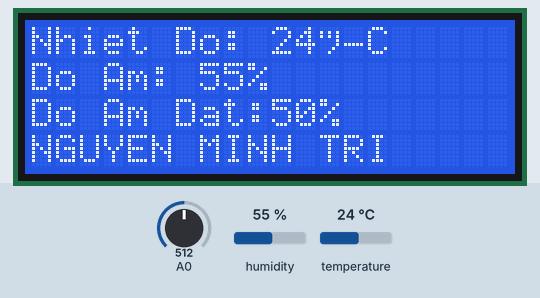
Bench run of a sketch on a simulated ESP8266 (NodeMCU). On the bench: 20×4 character LCD. The inputs (shaded band) are chosen by the test bench; at power-on: temperature 24 °C, A0 = 512, humidity 55 %. WiFi joins after 1.5 s; servers stay silent unless stated; what the sketch prints to the serial monitor is not drawn.

Above: at 4.2 s.
4.3 s: temperature set to 4 °C
At 6.8 s:
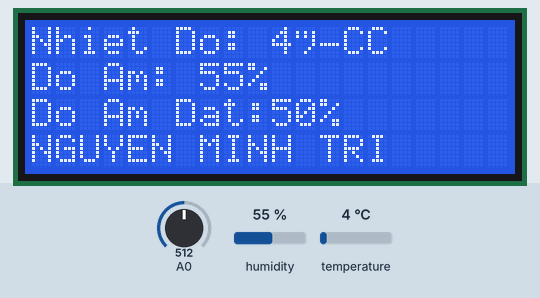
7.7 s: A0 set to 908
At 11.5 s:
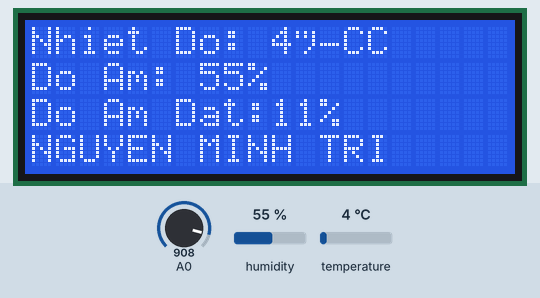
12.6 s: A0 set to 939
At 15.0 s:
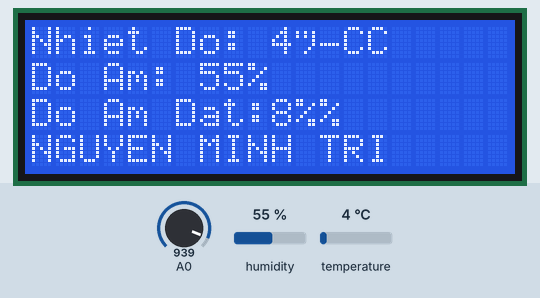
16.0 s: temperature set to 12 °C
At 19.5 s:
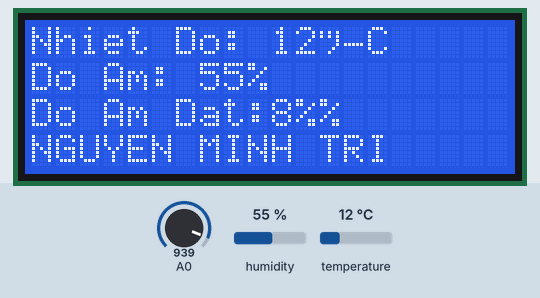
20.1 s: humidity set to 22 %
At 21.9 s:
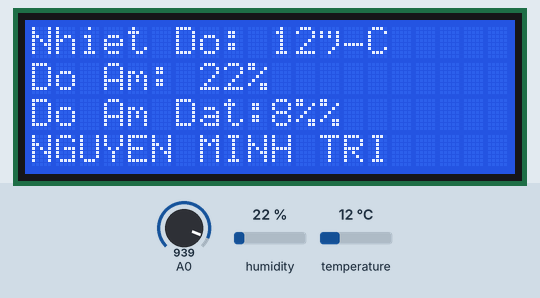
23.5 s: A0 set to 900
At 26.5 s:
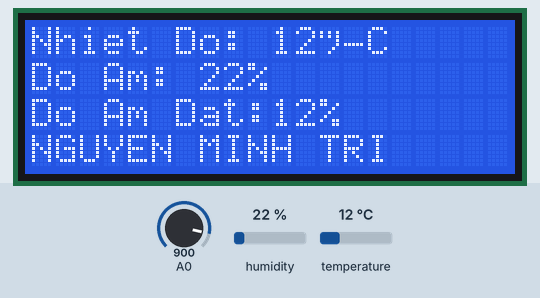
Timing chart, 0 to 28.0 s (numbered marks = the images above; inputs shaded):
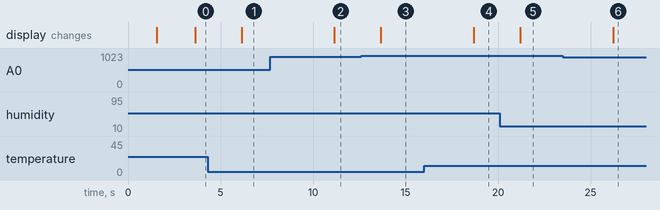

The sketch:

ESP_SOIL_LCD_DHT_Firebase.ino
```cpp
//động cơ chưa hoạt động, Gửi lên web delay rất nhiêu, chưa đọc được từ web
#include <FirebaseESP8266.h>
#include <Firebase.h>
#include  <ESP8266WiFi.h>
#include "DHTesp.h" // Click here to get the library: http://librarymanager/All#DHTesp
#include <LiquidCrystal_I2C.h>

LiquidCrystal_I2C lcd(0x27, 20, 4); // I2C address 0x27, 16 column and 2 rows
DHTesp dht;

#define FIREBASE_HOST "https://doan-b3741-default-rtdb.firebaseio.com/"
#define FIREBASE_AUTH "FkZXRsGB0wGdib1tGd14vsRTydKgNMJhMHAGlFBd"
#define WIFI_SSID "Lll"
#define WIFI_PASSWORD "12356789"

FirebaseData fbdo;


long last = 0;
bool Pump = 0;

void setup()
{
  Serial.begin(9600);
  WiFi.begin (WIFI_SSID, WIFI_PASSWORD);
  Serial.print("Dang ket noi");
  while (WiFi.status() != WL_CONNECTED) {
  Serial.print(".");
  delay(500);
  }
  Serial.println ("Da ket noi WiFi!");
  Serial.println(WiFi.localIP());
  Firebase.begin(FIREBASE_HOST, FIREBASE_AUTH);

  pinMode (2, INPUT);
  pinMode(A0, INPUT);
  pinMode (12, OUTPUT);   //D6

  // Autodetect is not working reliable, don't use the following line
  // dht.setup(17);
  // use this instead:
  dht.setup(2, DHTesp::DHT11); // Connect DHT sensor to GPIO 17

  lcd.init();                      // initialize the lcd
  lcd.backlight();
}

void loop()
{
  delay(dht.getMinimumSamplingPeriod());

  float humidity = dht.getHumidity();
  float temperature = dht.getTemperature();
 int SAnalog = analogRead(A0);     // Ta sẽ đọc giá trị hiệu điện thế của cảm biến
  // Giá trị được số hóa thành 1 số nguyên có giá trị
  // trong khoảng từ 0 đến 1023
  int SPhanTramAo = map(SAnalog, 0, 1023, 0, 100);//phần trăm độ khô
  int s = 100 - SPhanTramAo;                      //phần trăm độ ẩm


  Serial.print("Do am: ");
  Serial.print(humidity);
  Serial.println(" %");
  Serial.print("Nhiet do: ");
  Serial.print(temperature);
  Serial.println("°C");
  Serial.print("Do am dat: ");
  Serial.print(s);//Xuất ra serial Monitor
  Serial.println(" %");
  delay(1000);

  ShowLCD(int(temperature), int(humidity), int(s));
//  Send_Web(int(temperature), int(humidity), int(s));    //gửi lên web còn bị delay
   if(millis() - last >=1000)
  {
  Send_Web(int(temperature), int(humidity), int(s));
  last = millis();
  }
}


void  ShowLCD(int(t), int(h), int(s))
{
  lcd.setCursor(0, 0);         // move cursor to   (0, 0)
  lcd.print("Nhiet Do: ");        // print message at (0, 0)
  lcd.print(t);        // print message at (0, 0)
  lcd.print("°C");


  lcd.setCursor(0, 1);
  lcd.print("Do Am: ");
  lcd.print(h);
  lcd.print("%");

  lcd.setCursor(0, 2);
  lcd.print("Do Am Dat:");
  lcd.print(s);
  lcd.print("%");

  lcd.setCursor(0, 3);
  lcd.print("NGUYEN MINH TRI");

}

void   Send_Web(int(t), int(h), int(s))
{
  Firebase.setInt ( fbdo,"/VUON01/NhietDo", t);
  Firebase.setInt ( fbdo,"/VUON01/DoAm", h);
  Firebase.setInt ( fbdo,"/VUON01/DoAmDat", s);
//  Firebase.setInt ( fbdo,"May bom", Pump);
}

void  Motor(int s)
{
  if (s < 5)
  {
   digitalWrite (12, HIGH);
   Pump = 1;
  }
  else{
  digitalWrite (12, LOW);
   Pump = 0;
       }
}
```

Measured:
- the behaviour switches between 925 and 926 on A0 (found by bisection; images 2 and 3)
- after the input at 4.3 s, the display: changes after 1.8 s (image 1)
- after the input at 7.7 s, the display: changes after 3.5 s (image 2)
- after the input at 12.6 s, the display: changes after 1.1 s (image 3)
- after the input at 16.0 s, the display: changes after 2.7 s (image 4)
- after the input at 20.1 s, the display: changes after 1.1 s (image 5)
- after the input at 23.5 s, the display: changes after 2.7 s (image 6)
